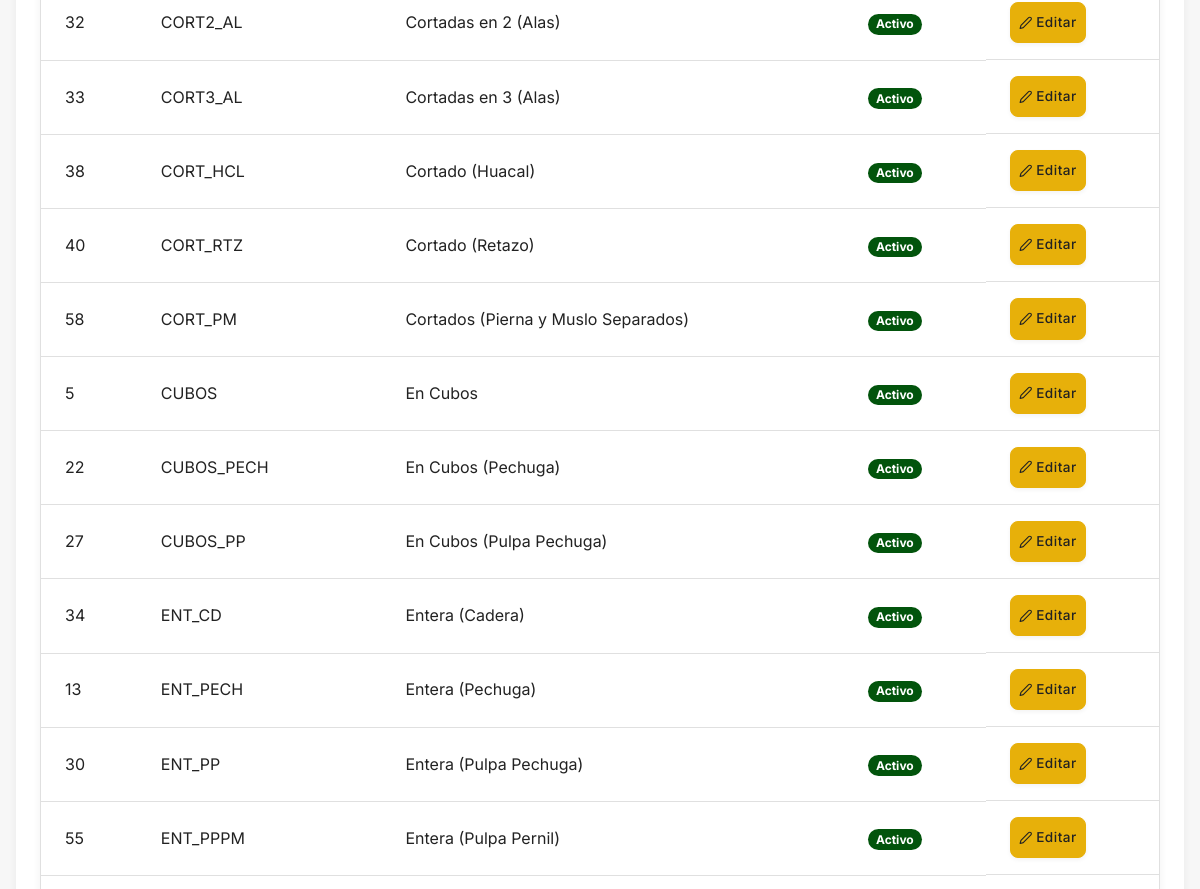
/productos/modificaciones (signed in, middle part), run on an earlier commit of the app's database.
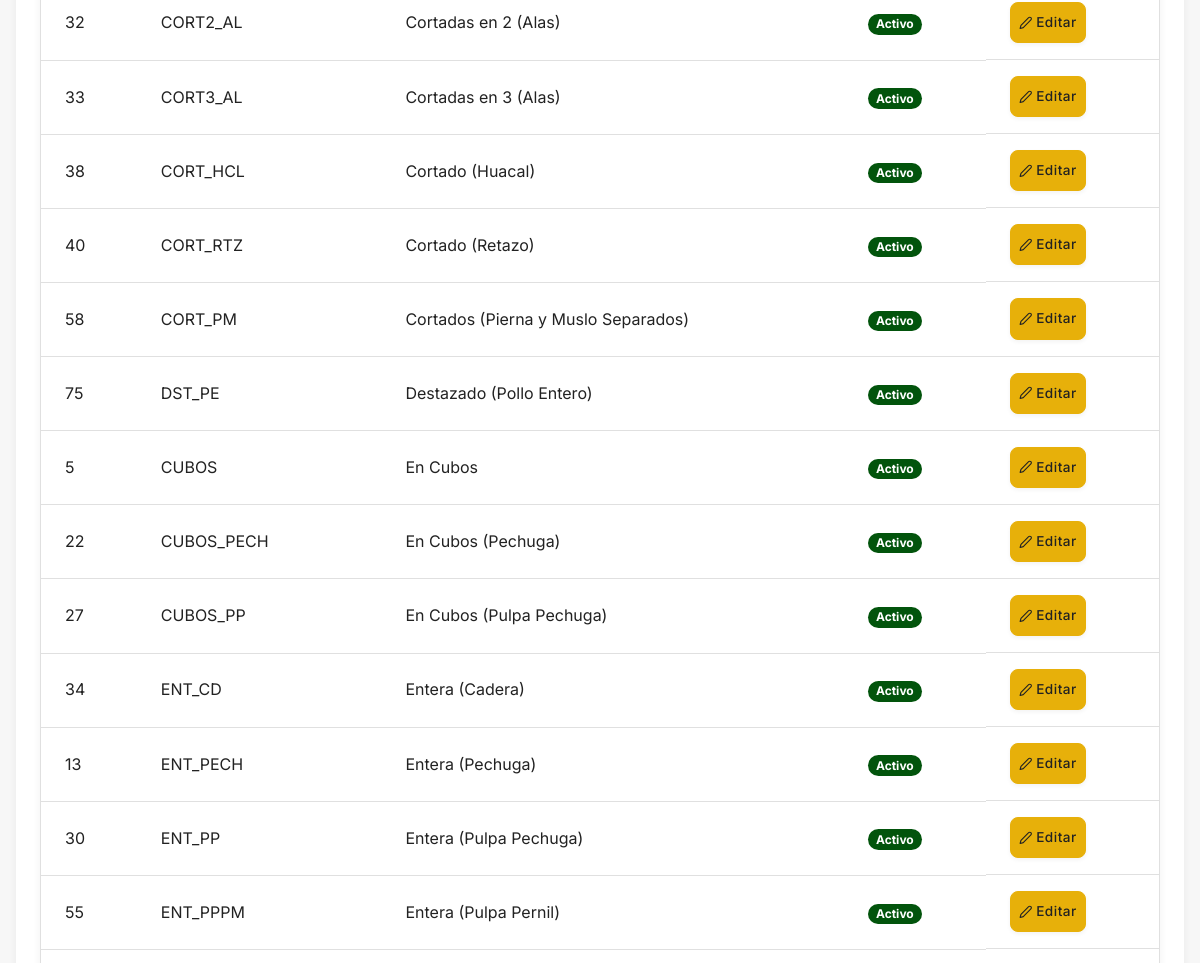
And on a later commit of the database.
### app/models.py (models this page shows, shortened)
class Modificacion(db.Model):
    __tablename__ = 'modificaciones'
    id = db.Column(db.Integer, primary_key=True)
    codigo_modif = db.Column(db.String(20), unique=True, nullable=False, index=True) # Ej: 'MOLI', 'ASAR'
    nombre = db.Column(db.String(100), nullable=False, index=True)
    descripcion = db.Column(db.Text, nullable=True)
    activo = db.Column(db.Boolean, nullable=False, default=True, index=True)
    productos_asociados = db.relationship(
        'Producto',
        secondary=producto_modificacion_association,
        back_populates='modificaciones_directas',
        lazy='dynamic'
    )
    subproductos_asociados = db.relationship(
        'Subproducto',
        secondary=subproducto_modificacion_association,
        back_populates='modificaciones_aplicables',
        lazy='dynamic'
    )

### app/productos/routes.py (the view)
@bp.route('/modificaciones')
@login_required
def listar_modificaciones():
    if current_user.rol != 'ADMINISTRADOR':
        flash('No tienes permiso para acceder a esta sección.', 'danger')
        return redirect(url_for('index')) # O a productos.listar_productos
    modificaciones_list = services.obtener_todas_las_modificaciones()
    return render_template('productos/listar_modificaciones.html',
                           modificaciones=modificaciones_list,
                           title="Gestión de Modificaciones")

### app/models.py (called while the page is built)
@login.user_loader
def load_user(id):
    return db.session.get(Usuario, int(id))

### app/productos/services.py (called while the page is built)
def obtener_todas_las_modificaciones():
    return Modificacion.query.order_by(Modificacion.nombre.asc()).all()

### app/templates/productos/listar_modificaciones.html (shortened to what this page needs)
{% extends "layouts/base.html" %}
{% block content %}
<main>
    <div class="page-content">
        {% if modificaciones %}
        <div class="table-container">
            <table class="custom-table">
                <tbody>
                    {% for mod in modificaciones %}
                    <tr>
                        <td data-label="ID">{{ mod.id }}</td>
                        <td data-label="Código">{{ mod.codigo_modif }}</td>
                        <td data-label="Nombre">{{ mod.nombre }}</td>
                        <td data-label="Activo">
                            {% if mod.activo %}
                                <span class="badge badge--success">Activo</span>
                            {% else %}
                                <span class="badge badge--danger">Inactivo</span>
                            {% endif %}
                        </td>
                        <td data-label="Acciones" class="actions-cell">
                            <a href="{{ url_for('productos.editar_modificacion', modificacion_id=mod.id) }}" class="btn btn--warning btn--small" title="Editar">
                                <svg xmlns="http://www.w3.org/2000/svg" width="16" height="16" viewBox="0 0 24 24" fill="none" stroke="currentColor" stroke-width="2" stroke-linecap="round" stroke-linejoin="round" class="feather feather-edit-2"><path d="M17 3a2.828 2.828 0 1 1 4 4L7.5 20.5 2 22l1.5-5.5L17 3z"></path></svg>
                                Editar
                            </a>
                        </td>
                    </tr>
                    {% endfor %}
                </tbody>
            </table>
        </div>
        {% else %}
        <div class="message message-info" role="alert">
            No hay modificaciones para mostrar. Puedes <a href="{{ url_for('productos.crear_modificacion') }}">crear una nueva</a>.
        </div>
        {% endif %}
    </div>
</main>
{% endblock %}

What changed in the data, as far as the page shows it:
added Modificacion: id "75", codigo_modif "DST_PE", nombre "Destazado (Pollo Entero)", activo "Activo"
